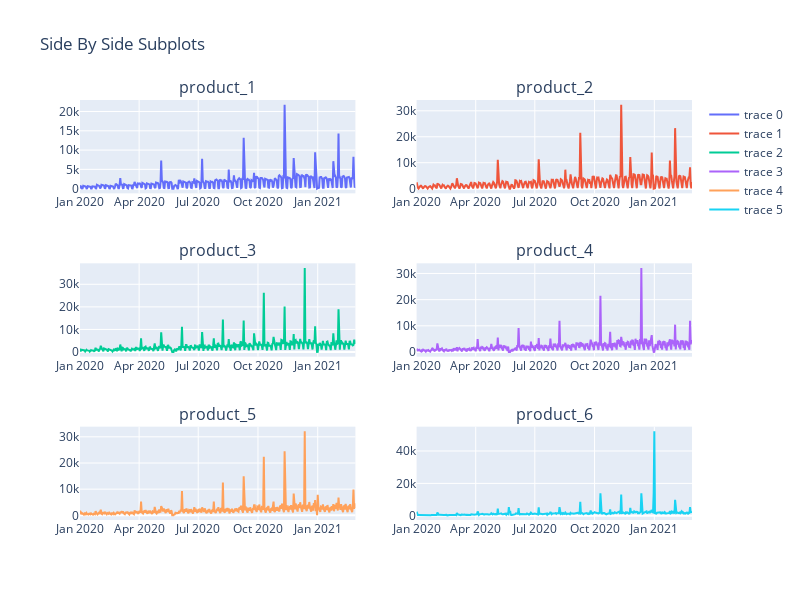

Write notebook code for a chart like this one.
### Code cell
def show_plots():
    fig = make_subplots(rows=3, cols=2,subplot_titles=df_order.columns.to_list()[1:])
    fig.add_trace(
        go.Scatter(x=df_order.index,y=df_order['product_1']),
        row=1, col=1)
    fig.add_trace(
        go.Scatter(x=df_order.index,y=df_order['product_2']),
        row=1, col=2)
    fig.add_trace(
        go.Scatter(x=df_order.index,y=df_order['product_3']),
        row=2, col=1)
    fig.add_trace(
        go.Scatter(x=df_order.index,y=df_order['product_4']),
        row=2, col=2)
    fig.add_trace(
        go.Scatter(x=df_order.index,y=df_order['product_5']),
        row=3, col=1)
    fig.add_trace(
        go.Scatter(x=df_order.index,y=df_order['product_6']),
        row=3, col=2)
    fig.update_layout(height=600, width=800, title_text="Side By Side Subplots")
    fig.show()

show_plots()

### Figure 1 — Plotly figure (JSON) as saved in the notebook; plotly's stock layout.template omitted (floating-point values rounded to 4 significant figures; data arrays with more than 128 entries replaced by an {"elided": "..."} marker saying what was removed)
{"data": [{"type": "scatter", "x": {"elided": "425 str values"}, "xaxis": "x", "y": {"elided": "425 int values"}, "yaxis": "y"}, {"type": "scatter", "x": {"elided": "425 str values"}, "xaxis": "x2", "y": {"elided": "425 int values"}, "yaxis": "y2"}, {"type": "scatter", "x": {"elided": "425 str values"}, "xaxis": "x3", "y": {"elided": "425 int values"}, "yaxis": "y3"}, {"type": "scatter", "x": {"elided": "425 str values"}, "xaxis": "x4", "y": {"elided": "425 int values"}, "yaxis": "y4"}, {"type": "scatter", "x": {"elided": "425 str values"}, "xaxis": "x5", "y": {"elided": "425 int values"}, "yaxis": "y5"}, {"type": "scatter", "x": {"elided": "425 str values"}, "xaxis": "x6", "y": {"elided": "425 int values"}, "yaxis": "y6"}], "layout": {"annotations": [{"font": {"size": 16}, "showarrow": false, "text": "product_1", "x": 0.225, "xanchor": "center", "xref": "paper", "y": 1, "yanchor": "bottom", "yref": "paper"}, {"font": {"size": 16}, "showarrow": false, "text": "product_2", "x": 0.775, "xanchor": "center", "xref": "paper", "y": 1, "yanchor": "bottom", "yref": "paper"}, {"font": {"size": 16}, "showarrow": false, "text": "product_3", "x": 0.225, "xanchor": "center", "xref": "paper", "y": 0.6111, "yanchor": "bottom", "yref": "paper"}, {"font": {"size": 16}, "showarrow": false, "text": "product_4", "x": 0.775, "xanchor": "center", "xref": "paper", "y": 0.6111, "yanchor": "bottom", "yref": "paper"}, {"font": {"size": 16}, "showarrow": false, "text": "product_5", "x": 0.225, "xanchor": "center", "xref": "paper", "y": 0.2222, "yanchor": "bottom", "yref": "paper"}, {"font": {"size": 16}, "showarrow": false, "text": "product_6", "x": 0.775, "xanchor": "center", "xref": "paper", "y": 0.2222, "yanchor": "bottom", "yref": "paper"}], "height": 600, "title": {"text": "Side By Side Subplots"}, "width": 800, "xaxis": {"anchor": "y", "domain": [0, 0.45]}, "xaxis2": {"anchor": "y2", "domain": [0.55, 1]}, "xaxis3": {"anchor": "y3", "domain": [0, 0.45]}, "xaxis4": {"anchor": "y4", "domain": [0.55, 1]}, "xaxis5": {"anchor": "y5", "domain": [0, 0.45]}, "xaxis6": {"anchor": "y6", "domain": [0.55, 1]}, "yaxis": {"anchor": "x", "domain": [0.7778, 1]}, "yaxis2": {"anchor": "x2", "domain": [0.7778, 1]}, "yaxis3": {"anchor": "x3", "domain": [0.3889, 0.6111]}, "yaxis4": {"anchor": "x4", "domain": [0.3889, 0.6111]}, "yaxis5": {"anchor": "x5", "domain": [0, 0.2222]}, "yaxis6": {"anchor": "x6", "domain": [0, 0.2222]}}}
